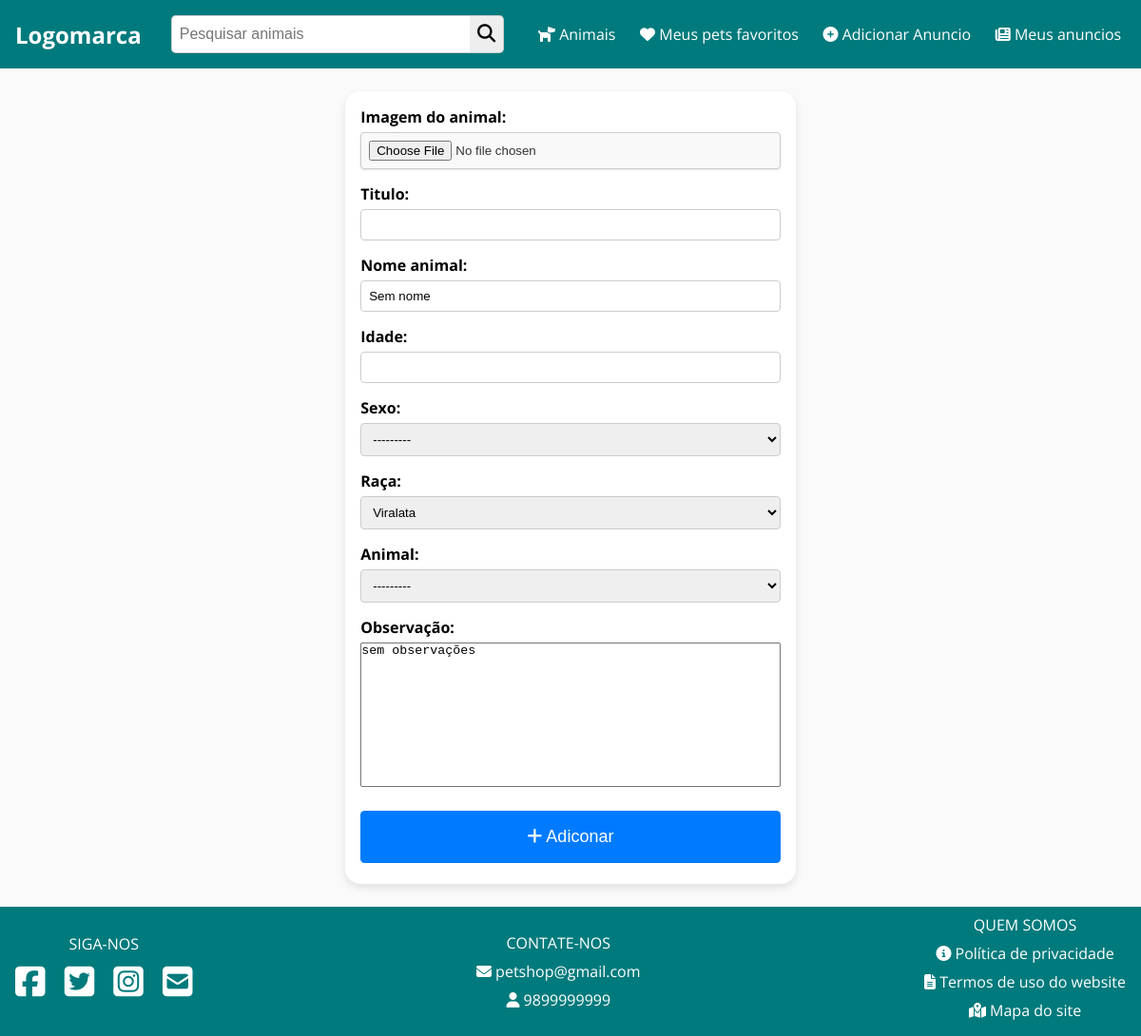
/adicionar-anuncio/, run on an earlier commit of the app's database.
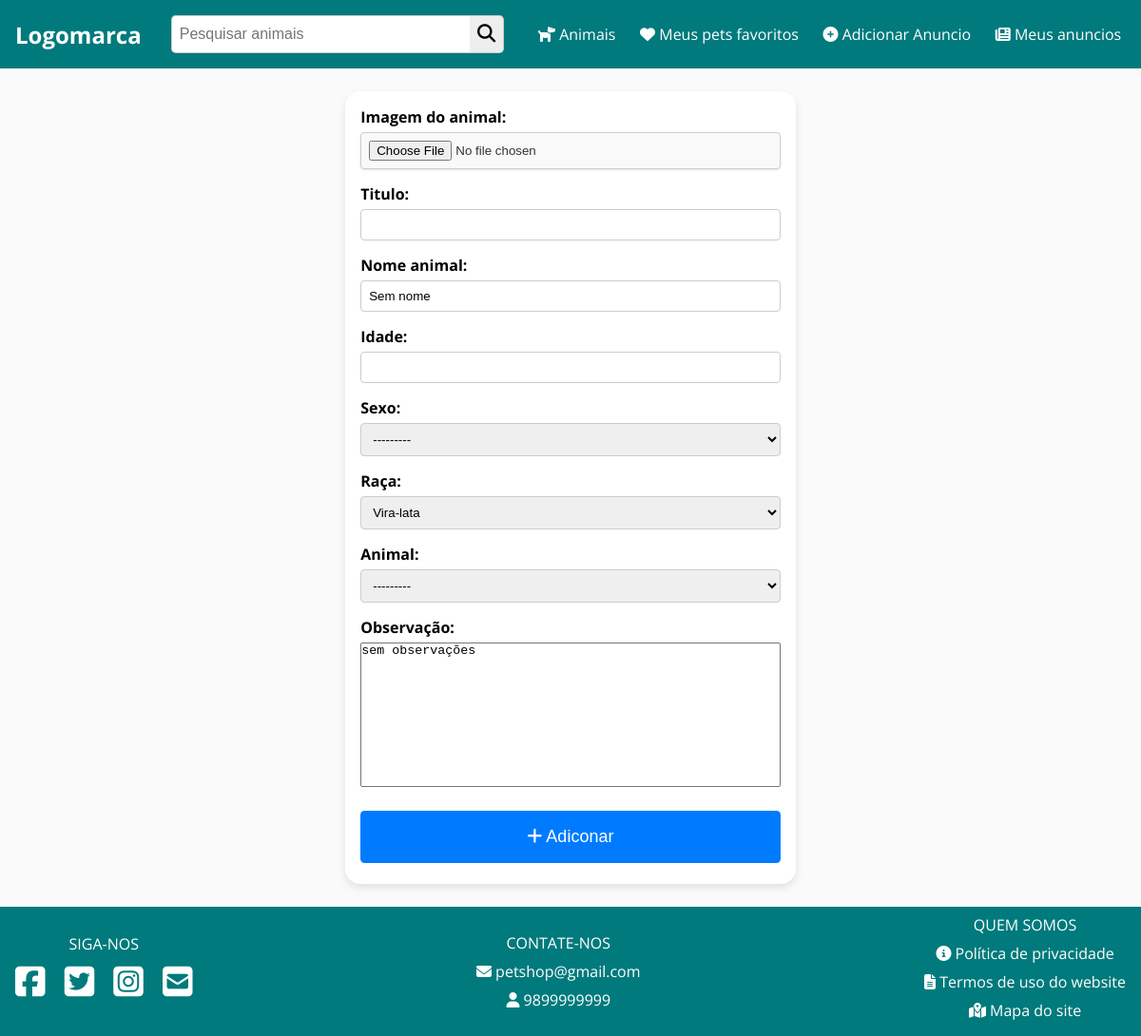
And on a later commit of the database.
### animais/models.py (models this page shows)
class RacaAnimal(models.Model):
    raca = models.CharField(max_length=50, verbose_name='raça')
    def __str__(self):
        return self.raca

### animais/views.py (the view, shortened to what this page needs)
# urls.py: path('adicionar-anuncio/',views.CreateAnuncio.as_view(),name='adicionar-anuncio'),
class CreateAnuncio(CreateView):
    form_class = forms.AdicinarAnuncio
    template_name = 'form_animal.html'
    success_url = reverse_lazy('meus-anuncios')

### animais/forms.py
class AdicinarAnuncio(forms.ModelForm):
    class Meta:
        model = models.Animal
        fields = ['img_animal', 'titulo', 'nome_animal',
                  'idade', 'raca', 'animal', 'sexo', 'observacao',]

### animais/context_processors.py (called while the page is built)
def categorias_globais(request):
    animais = models.Animal.objects.all()
    tipo_animais = models.TipoAnimal.objects.all()
    return {'animais':animais,'tipos_animais':tipo_animais}

### animais/models.py (called while the page is built)
    def __str__(self):
        return self.tipo_animal

### animais/templates/form_animal.html (shortened to what this page needs)
{% extends "base.html" %}
{% load static %}
{% block extra_head %}
<link rel="stylesheet" href="{% static 'css/form_animal.css' %}">
{% endblock %}
{% block content %}
<form method="post" enctype="multipart/form-data" class="form-adicionar-animal">
    <div class="form-group">
        {{ form.img_animal.label_tag }}
        <input type="file" name="img_animal" id="img_animal_input" accept="image/*">
    </div>
    <div class="form-group">
        {{ form.titulo.label_tag }}
        {{ form.titulo }}
    </div>
    <div class="form-group">
        {{ form.nome_animal.label_tag }}
        {{ form.nome_animal }}
    </div>
    <div class="form-group">
        {{ form.idade.label_tag }}
        {{ form.idade }}
    </div>
    <div class="form-group">
        {{ form.sexo.label_tag }}
        {{ form.sexo }}
    </div>
    <div class="form-group">
        {{ form.raca.label_tag }}
        {{ form.raca }}
    </div>
    <div class="form-group">
        {{ form.animal.label_tag }}
        {{ form.animal }}
    </div>
    <div class="form-group">
        <label for="id_observacao">Observação:</label>
        {{ form.observacao }}
    </div>
    <button><i class="fas fa-plus"></i> Adiconar</button>
</form>
{% endblock %}

### paginas/templates/base.html (shortened to what this page needs)
{% load static %}
<!DOCTYPE html>
<html lang="pt-br">
<head>
    <link rel="stylesheet" href="{% static 'css/base.css' %}">
    <link href="{% static 'fontawesomefree/css/fontawesome.css' %}" rel="stylesheet" type="text/css">
    <link href="{% static 'fontawesomefree/css/brands.css' %}" rel="stylesheet" type="text/css">
    <link href="{% static 'fontawesomefree/css/solid.css' %}" rel="stylesheet" type="text/css">
    {% block extra_head %}
    {% endblock %}
</head>
<body>
    {% block navbar %}
    <header>
        <nav class="NavBar">
            <a href="{% url 'home' %}">
                <h1>Logomarca</h1>
            </a>
            <form action="" method="GET" class="form-input-topo">
                <input type="text" name="q" id="buscar-animal" placeholder="Pesquisar animais" required>
                <button type="submit" id="search-button">
                    <i class="fas fa-search"></i>
                </button>
            </form>
            <ul class="ul-menu-topo">
                <li><a href=""><i class="fas fa-dog"></i> Animais</a>
                </li>
                <li><a href=""><i class="fas fa-heart"></i>
                        Meus pets favoritos</a></li>
                <li>
                    <a href="{% url 'adicionar-anuncio' %}" class="adicionar-anuncio">
                        <i class="fas fa-plus-circle"></i>
                        Adicionar Anuncio
                    </a>
                </li>
                <li><a href="{% url 'meus-anuncios' %}"><i class="fas fa-newspaper"></i>
                        Meus anuncios</a></li>
            </ul>
        </nav>
    </header>
    {% endblock %}
    <main>
        {% block content %}
        {% endblock %}
    </main>
    {% block footer %}
    <footer id="Rodape">
        <div class="rede-social">
            <span class="title-rodape">SIGA-NOS</span>
            <div>
                <a href="#" class="link_footer"><i class="fab fa-facebook-square"></i></a>
                <a href="#" class="link_footer"><i class="fab fa-twitter-square"></i></a>
                <a href="#" class="link_footer"><i class="fab fa-instagram-square"></i></a>
                <a href="#" class="link_footer"><i class="fas fa-envelope-square"></i></a>
            </div>
        </div>
        <div class="contato-rodape">
            <div>
                <p>CONTATE-NOS</p>
                <p><i class="fas fa-envelope"></i></i> petshop@gmail.com</p>
                <p> <i class="fas fa-user"></i> 9899999999</p>
            </div>
        </div>
        <div class="info-site">
            <span class="title-rodape">QUEM SOMOS</span>
            <div>
                <a href="#" class="link_footer"><i class="fas fa-info-circle"></i> Política de privacidade</a>
                <a href="#" class="link_footer"><i class="fas fa-file-alt"></i> Termos de uso do website</a>
                <a href="#" class="link_footer"><i class="fas fa-map-marked-alt"></i> Mapa do site</a>
            </div>
        </div>
    </footer>
    {% endblock %}
</body>
</html>

### static/css/base.css (style rules this page uses)
* { list-style: none; text-decoration: none; margin: 0; padding: 0; box-sizing: border-box; }
body { height: 100%; font-family: "Open Sans", sans-serif; background-color: #fafafa; }
.NavBar { display: flex; align-items: center; justify-content: space-between; padding: 1em; background-color: #007a7c; }
.NavBar h1 { color: #fff; }
.form-input-topo { display: flex; align-items: center; width: 30%; }
.form-input-topo input[type="text"] { flex: 1; height: 2.5em; border-radius: 0.3em 0 0 0.3em; outline: none; border: 0.06em solid #ccc; border-right: transparent; padding: 0.5em; font-size: 1em; }
#search-button { height: 2.5em; border-radius: 0 0.3em 0.3em 0; padding: 0.5em; font-size: 1em; background: #eee; border: 0.06em solid #ccc; border-left: transparent; cursor: pointer; }
#search-button i { font-size: 1.2em; }
.ul-menu-topo { display: flex; align-items: center; gap: 1em; }
.ul-menu-topo li { padding: 0.2em 0.3em; cursor: pointer; }
.ul-menu-topo li, a { color: #fff; transition: all 0.3s ease-in-out; }
main { min-height: 80vh; }
#Rodape { background-color: #007a7c; color: #fff; display: flex; align-items: center; justify-content: space-between; gap: 1em 0; padding: 0.5em; }
#Rodape p { margin: 0.5em 0; text-align: center; }
#Rodape a { color: #fff; transition: text-decoration 0.3s ease-in; margin: 0 0.5em; text-decoration: none; }
.rede-social, .info-site { text-align: center; }
.rede-social i { font-size: 36px; margin: 0.3em 0; }
.info-site div { margin: .5em 0; display: flex; align-items: center; justify-content: center; flex-direction: column; gap: .5em 0; }

### static/css/form_animal.css (style rules this page uses)
main { display: flex; align-items: center; justify-content: center; margin: 1em 0; padding: 0.5em; }
.form-adicionar-animal { background-color: #fff; padding: 1em; border-radius: 1em; box-shadow: 0 0.25em 0.5em #0000001a; width: 40%; margin: 0 auto; }
.form-group { margin-bottom: 15px; }
.form-group label { display: block; font-weight: bold; margin-bottom: 5px; }
.form-group input[type="text"], .form-group input[type="number"], .form-group select { width: 100%; padding: 8px; border: 1px solid #ccc; border-radius: 4px; }
.form-group input[type="file"] { width: 100%; padding: 8px; border: 1px solid #ccc; border-radius: 4px; background-color: #f9f9f9; color: #333; box-shadow: 0 1px 3px rgba(0, 0, 0, 0.1); transition: border-color 0.2s ease-in-out; cursor: pointer; }
.form-adicionar-animal textarea { width: 100%; resize: none; }
.form-adicionar-animal button { background-color: #007bff; color: #fff; padding: 0.9375em 1.5625em; border: none; border-radius: 0.25em; cursor: pointer; font-size: 1.125em; width: 100%; margin: 0.3em 0; transition: all 0.4s ease-in-out; }

What changed in the data, as far as the page shows it:
changed RacaAnimal: raca "Viralata" → "Vira-lata"
